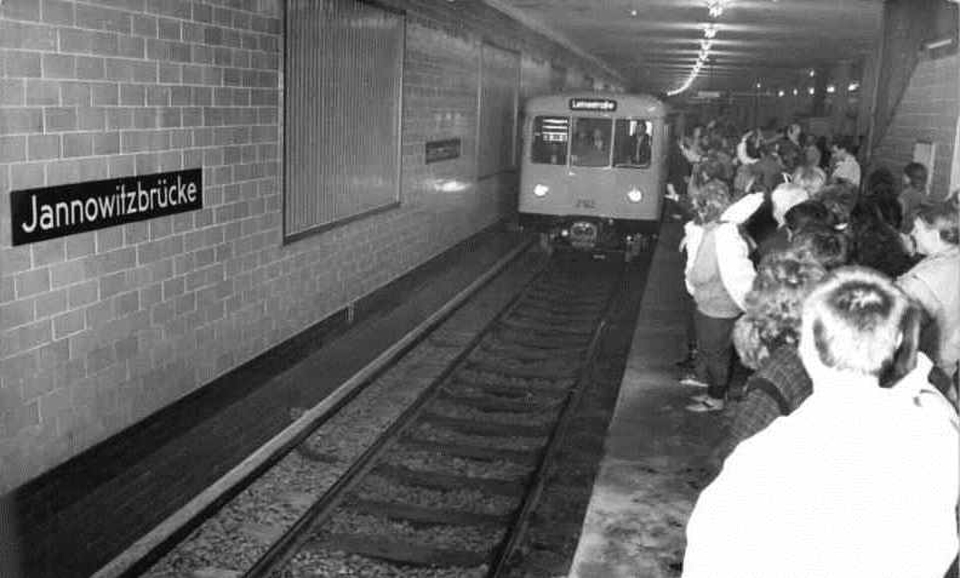
#> input picture germany_shorts/longform/episodes/01_ghost_stations/assets/c01.jpg, 1920 x 1156 px, given in place of bg1b.png, which was not available (shown at 1/2 size)
$ python thumbs_ab.py ../episodes/01_ghost_stations/assets/c01.jpg ../episodes/01_ghost_stations/assets/c02.jpg
#> lines starting #> are read from the running program, lines starting #| are printed output that depends on the picture; after the words box and inside, x2 and y2 are one past the last pixel; in counts of white or black regions, pixels touching at a corner belong together; pictures that were not available may be replaced by others from this repository, and a replacement may not be noted
# A/B thumbnail variants (b: provocative red markup on a 3D frame, c: edited archive photo).
# usage: python3 thumbs_ab.py <scratch dir with bg1b.png bg2b.png> <out dir>
import sys, math
from PIL import Image, ImageDraw, ImageFont, ImageFilter, ImageOps, ImageEnhance
SRC, OUT = sys.argv[1], sys.argv[2]
EP = "/home/user/YTP1/germany_shorts/longform/episodes"
FONT = "/home/user/YTP1/germany_shorts/fonts/YouTubeSans-Black.otf"
W, H = 1280, 720
CREAM, AMBER, RED = (245, 240, 230), (255, 166, 77), (235, 30, 35)
F = lambda s: ImageFont.truetype(FONT, s)

def fit(im):
    im = ImageOps.fit(im.convert("RGB"), (W, H), Image.LANCZOS, centering=(0.5, 0.5)); return im

def shade(im, box, alpha, horizontal=None):
    """dark gradient over part of the frame; horizontal='l'|'r'|'t'|'b' fades toward the inside"""
    m = Image.new("L", (W, H), 0); d = ImageDraw.Draw(m)
    x0, y0, x1, y1 = box
    for i in range(256):
        t = i / 255
        if horizontal == "l": d.line([(x0 + (x1 - x0) * t, y0), (x0 + (x1 - x0) * t, y1)], fill=int(alpha * (1 - t)), width=math.ceil((x1 - x0) / 255) + 1)
        if horizontal == "r": d.line([(x1 - (x1 - x0) * t, y0), (x1 - (x1 - x0) * t, y1)], fill=int(alpha * (1 - t)), width=math.ceil((x1 - x0) / 255) + 1)
        if horizontal == "t": d.line([(x0, y0 + (y1 - y0) * t), (x1, y0 + (y1 - y0) * t)], fill=int(alpha * (1 - t)), width=math.ceil((y1 - y0) / 255) + 1)
        if horizontal == "b": d.line([(x0, y1 - (y1 - y0) * t), (x1, y1 - (y1 - y0) * t)], fill=int(alpha * (1 - t)), width=math.ceil((y1 - y0) / 255) + 1)
    return Image.composite(Image.new("RGB", (W, H), (0, 0, 0)), im, m)

def text(d, xy, s, size, fill, anchor="la", stroke=0, sf=(0, 0, 0)):
    d.text(xy, s, font=F(size), fill=fill, anchor=anchor, stroke_width=stroke, stroke_fill=sf)

def glow_layer(im, draw_fn, blur=10, strength=0.9):
    """draw shapes, add a soft dark halo under them so red reads on any background"""
    halo = Image.new("L", (W, H), 0); draw_fn(ImageDraw.Draw(halo), 255, extra=8)
    halo = halo.filter(ImageFilter.GaussianBlur(blur)).point(lambda v: int(v * strength))
    im = Image.composite(Image.new("RGB", (W, H), (0, 0, 0)), im, halo)
    draw_fn(ImageDraw.Draw(im), RED, extra=0); return im

def ring(cx, cy, rx, ry, w=11):
    def fn(d, col, extra=0):
        d.ellipse([cx - rx, cy - ry, cx + rx, cy + ry], outline=col, width=w + extra)
    return fn

def arrow(x0, y0, x1, y1, w=16, head=46):
    def fn(d, col, extra=0):
        a = math.atan2(y1 - y0, x1 - x0)
        bx, by = x1 - head * 0.8 * math.cos(a), y1 - head * 0.8 * math.sin(a)
        # slight curve: quadratic through a lifted midpoint
        mx, my = (x0 + bx) / 2 - math.sin(a) * 40, (y0 + by) / 2 + math.cos(a) * -40
        pts = [((1 - t) ** 2 * x0 + 2 * (1 - t) * t * mx + t * t * bx, (1 - t) ** 2 * y0 + 2 * (1 - t) * t * my + t * t * by) for t in [i / 40 for i in range(41)]]
        d.line(pts, fill=col, width=w + extra, joint="curve")
        a2 = math.atan2(by - pts[-4][1], bx - pts[-4][0])
        p = [(x1 + extra * math.cos(a2), y1 + extra * math.sin(a2))]
        for s in (-1, 1): p.append((x1 - (head + extra) * math.cos(a2 + s * 0.5), y1 - (head + extra) * math.sin(a2 + s * 0.5)))
        d.polygon(p, fill=col)
    return fn

def label(im, xy, s, size=34, anchor="la"):
    d = ImageDraw.Draw(im); f = F(size)
    l, t, r, b = d.textbbox(xy, s, font=f, anchor=anchor)
    d.rectangle([l - 12, t - 8, r + 12, b + 8], fill=RED); d.text(xy, s, font=f, fill=(255, 255, 255), anchor=anchor)

# ---- 1b: ghost station, train passing an armed guard
im = fit(Image.open(f"{SRC}/bg1b.png"))
im = ImageEnhance.Brightness(im).enhance(1.15)
im = Image.new("RGB", (W, H)); im.paste(src := fit(Image.open(f"{SRC}/bg1b.png")).crop((0, 140, W, H)), (0, 0))
#> after `im = Image.new('RGB', (W, H))`: im: PIL image 1280x720 RGB; every value is 0
im = ImageEnhance.Brightness(im).enhance(1.15)
im = shade(im, (0, 380, W, H), 255, "b"); im = shade(im, (0, 0, W, 130), 200, "t")
#> in shade, `m = Image.new('L', (W, H), 0)`: m: PIL image 1280x720 L; every value is 0
d = ImageDraw.Draw(im)
text(d, (W // 2, 455), "TRAINS", 120, CREAM, "ma")
text(d, (W // 2, 575), "NEVER STOPPED", 118, RED, "ma")
for fn in (ring(572, 265, 62, 92), arrow(760, 120, 640, 205)):
    im = glow_layer(im, fn)
#> this loop made 2 passes
label(im, (775, 105), "ARMED GUARD", 36, "lm")
#> in label, `l, t, r, b = d.textbbox(xy, s, font=f, anchor=anchor)`: l = 775; t = 92; r = 1049; b = 118
label(im, (40, 60), "WEST BERLIN TRAIN", 36)
im = glow_layer(im, arrow(150, 105, 120, 215))
#> call 3 of glow_layer, with blur = 10, strength = 0.9
#> in glow_layer (call 3), `draw_fn(ImageDraw.Draw(halo), 255, extra=8)`: halo: PIL image 1280x720 L; 0.38% white; 1 white region, box (x1, y1, x2, y2) and area: (68, 95, 158, 221) 3522
#> in glow_layer (call 3), `im = Image.composite(Image.new("RGB", (W, H), (0, 0, 0)), im, halo)`:
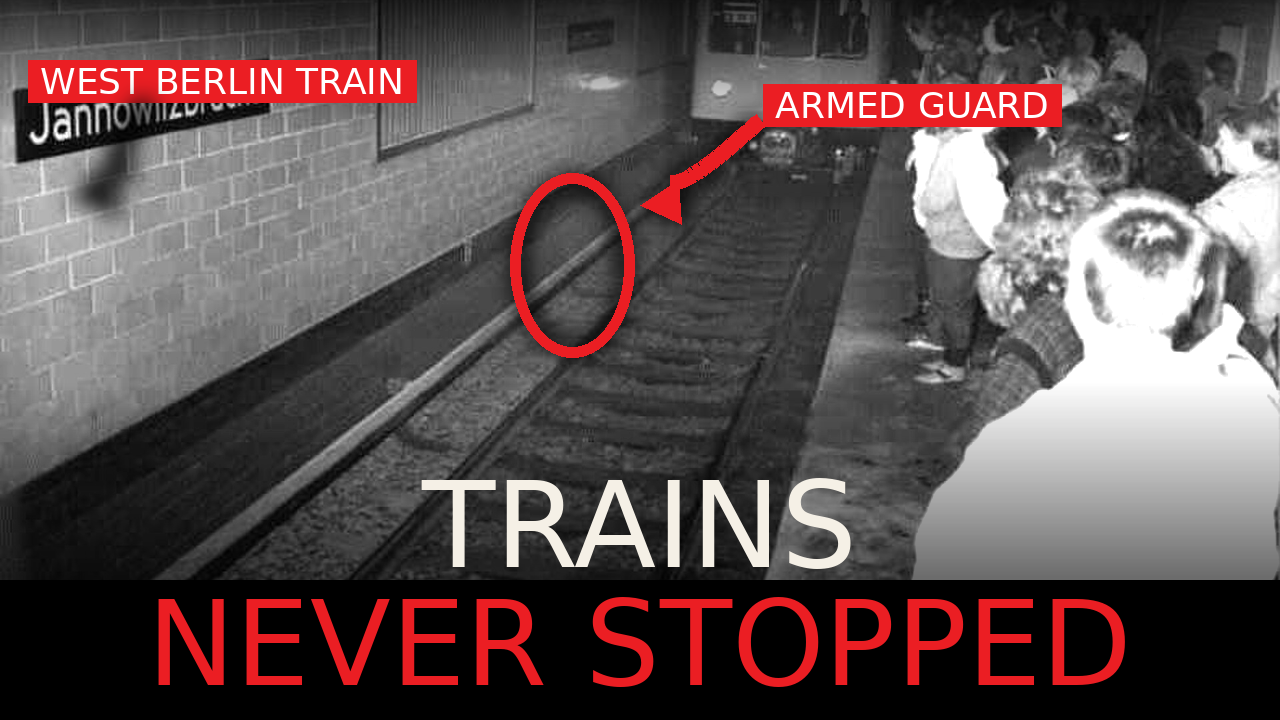
#> im: PIL image 1280x720 RGB; mean R, G, B 93.7, 80.6, 80.8
im.save(f"{OUT}/1b.jpg", quality=93)

# ---- 1c: Rosenthaler Platz ghost station, photographed just before reopening (Dec 1989)
ph = Image.open(f"{EP}/01_ghost_stations/assets/c03.jpg").convert("L")
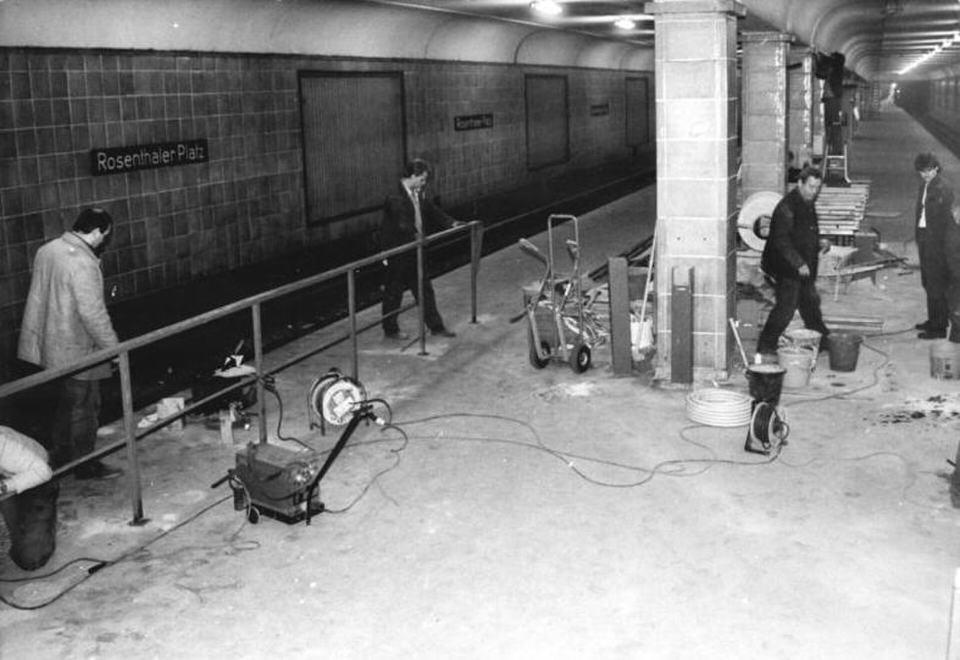
#> input picture germany_shorts/longform/episodes/01_ghost_stations/assets/c03.jpg, 1920 x 1320 px, found by its file name (shown at 1/2 size)
#> ph is the input picture: PIL image 1920x1320 L; min 0, max 255, mean 132.8
ph = ImageOps.autocontrast(ph, cutoff=1)
ph = ImageOps.colorize(ph, (8, 10, 14), (236, 230, 214), mid=(110, 104, 94))
#> ph: PIL image 1920x1320 RGB
im = ImageOps.fit(ph, (W, H), Image.LANCZOS, centering=(0.5, 0.15))
im = ImageEnhance.Contrast(im).enhance(1.1)
im = shade(im, (0, 330, W, H), 245, "b"); im = shade(im, (0, 0, W, 200), 120, "t")
d = ImageDraw.Draw(im)
text(d, (60, 455), "SEALED FOR", 92, CREAM)
text(d, (52, 545), "28 YEARS", 160, AMBER)
im.save(f"{OUT}/1c.jpg", quality=93)

# ---- 2b: the NBC camera filming inside the tunnel
im = fit(Image.open(f"{SRC}/bg2b.png"))
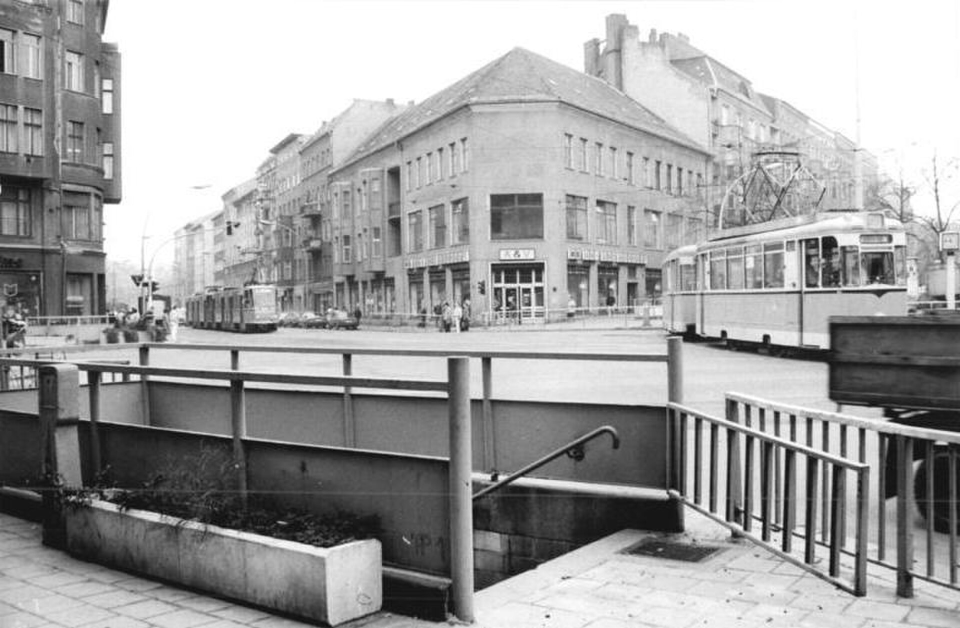
#> input picture germany_shorts/longform/episodes/01_ghost_stations/assets/c02.jpg, 1920 x 1256 px, given in place of bg2b.png, which was not available (shown at 1/2 size)
im = shade(im, (700, 0, W, H), 230, "r")
d = ImageDraw.Draw(im)
text(d, (1245, 60), "TV PAID", 112, CREAM, "ra")
text(d, (1245, 175), "FOR THIS", 112, CREAM, "ra")
text(d, (1245, 290), "TUNNEL", 112, RED, "ra")
for fn in (ring(637, 285, 95, 120), arrow(1000, 575, 735, 380)):
    im = glow_layer(im, fn)
#> this loop made 2 passes
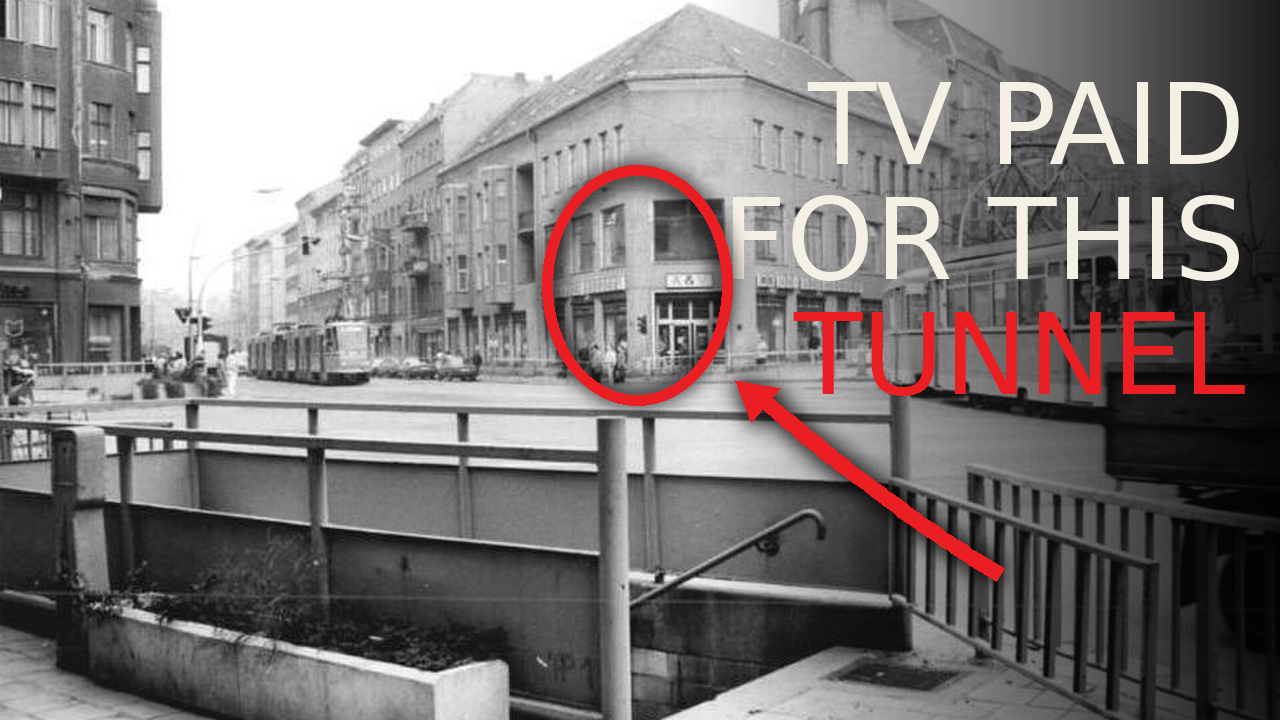
#> im: PIL image 1280x720 RGB; mean R, G, B 125.8, 120.2, 120.1
label(im, (1240, 600), "NBC, 1962", 40, "ra")
im.save(f"{OUT}/2b.jpg", quality=93)

# ---- 2c: Bernauer Str./Gartenstraße, June 1962, with the tunnel drawn underneath
ph = Image.open(f"{EP}/02_tunnel29/assets/t09.jpg").convert("L")
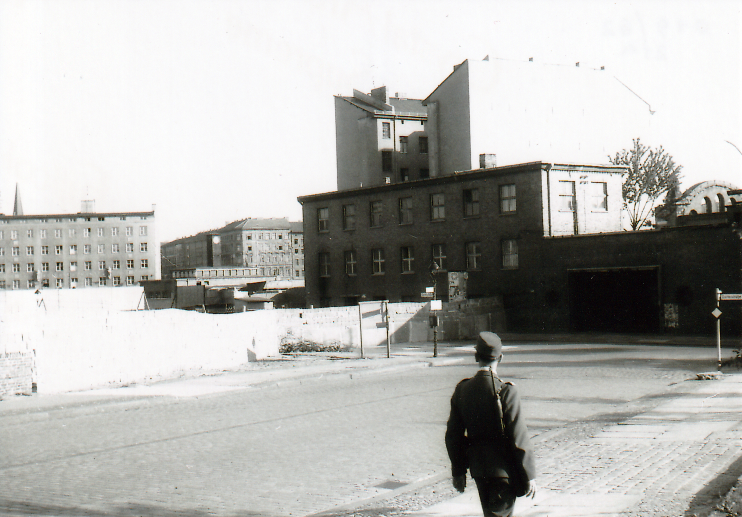
#> input picture germany_shorts/longform/episodes/02_tunnel29/assets/t09.jpg, 1484 x 1034 px, found by its file name (shown at 1/2 size)
#> ph: PIL image 1484x1034 L
ph = ImageOps.autocontrast(ph, cutoff=2)
ph = ImageOps.colorize(ph, (6, 8, 12), (225, 220, 205), mid=(96, 92, 86))
#> ph: PIL image 1484x1034 RGB
GY = 545                                        # street level in the thumbnail
ph = ph.resize((W, round(ph.height * W / ph.width)), Image.LANCZOS)   # 1280 x 892
#> ph: PIL image 1280x892 RGB
im = Image.new("RGB", (W, H)); im.paste(ph.crop((0, 170, W, 170 + GY)), (0, 0))
im = shade(im, (0, 0, W, 300), 170, "t")
# soil cut below the street: strata, then a glowing tunnel
import numpy as np, random
random.seed(3)
soil = Image.new("RGB", (W, H - GY)); sd = ImageDraw.Draw(soil)
#> after `soil = Image.new('RGB', (W, H - GY))`: soil: PIL image 1280x175 RGB; every value is 0
for y in range(H - GY): t = y / (H - GY); sd.line([(0, y), (W, y)], fill=(int(70 - 40 * t), int(52 - 30 * t), int(36 - 20 * t)))
for _ in range(5000): x, y = random.randrange(W), random.randrange(H - GY); c = random.choice([(20, 14, 10), (110, 88, 62)]); sd.point((x, y), fill=c)
for k in range(3): yy = 30 + k * 45; sd.line([(0, yy), (W, yy + random.randint(-6, 6))], fill=(30, 22, 16), width=2)
im.paste(soil, (0, GY))
d = ImageDraw.Draw(im); d.line([(0, GY), (W, GY)], fill=(15, 12, 10), width=4)
ty = GY + 100
glow = Image.new("RGB", (W, H)); g = ImageDraw.Draw(glow)
g.rectangle([0, ty - 18, W, ty + 18], fill=(70, 38, 10))
for x in range(30, W, 110): g.ellipse([x - 8, ty - 8, x + 8, ty + 8], fill=AMBER)
glow = np.asarray(glow, dtype="int16") + np.asarray(glow.filter(ImageFilter.GaussianBlur(16)), dtype="int16") * 2
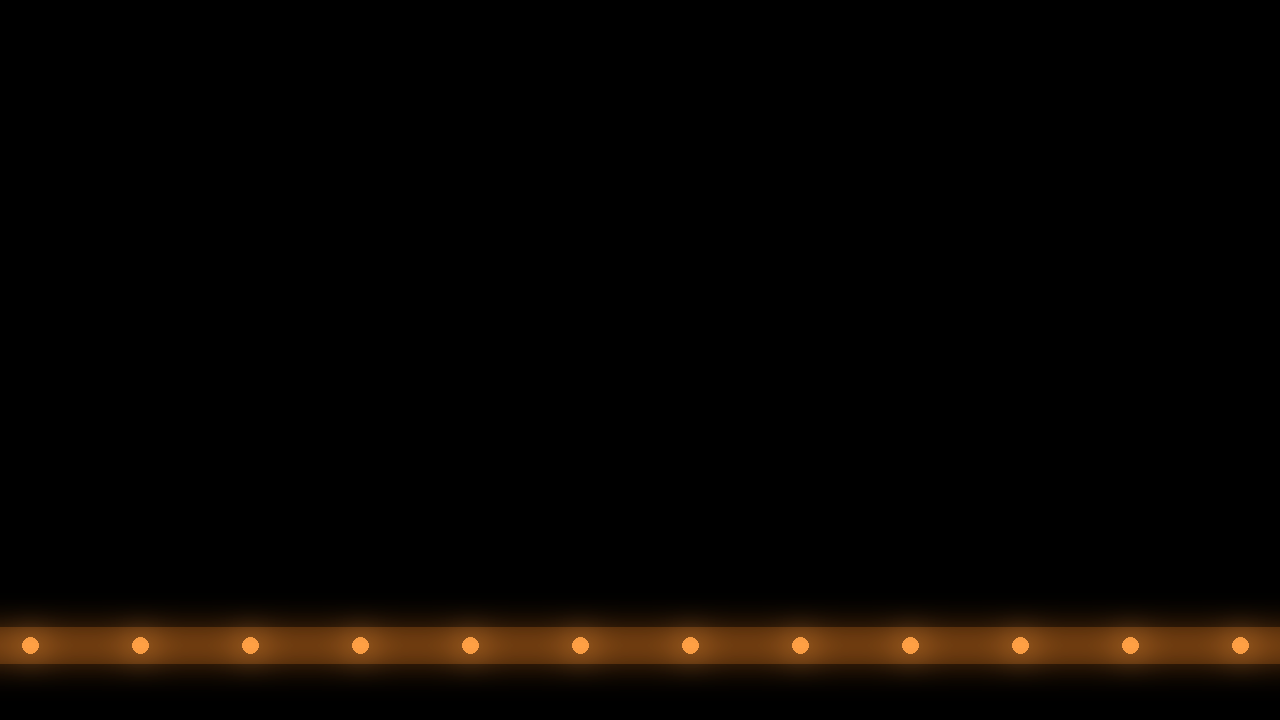
#> glow: shape (720, 1280, 3) int16; mean R, G, B 12.4, 6.9, 2.1; drawn with min black and max white
im = Image.fromarray(np.clip(np.asarray(im, dtype="int16") + glow, 0, 255).astype("uint8"))
d = ImageDraw.Draw(im)
text(d, (50, 30), "THEY DUG", 112, CREAM, stroke=3, sf=(20, 20, 20))
text(d, (50, 145), "UNDER THIS", 112, AMBER, stroke=3, sf=(20, 20, 20))
label(im, (W - 40, ty + 60), "TUNNEL 29 · 1962", 32, "rm")
im.save(f"{OUT}/2c.jpg", quality=93)
